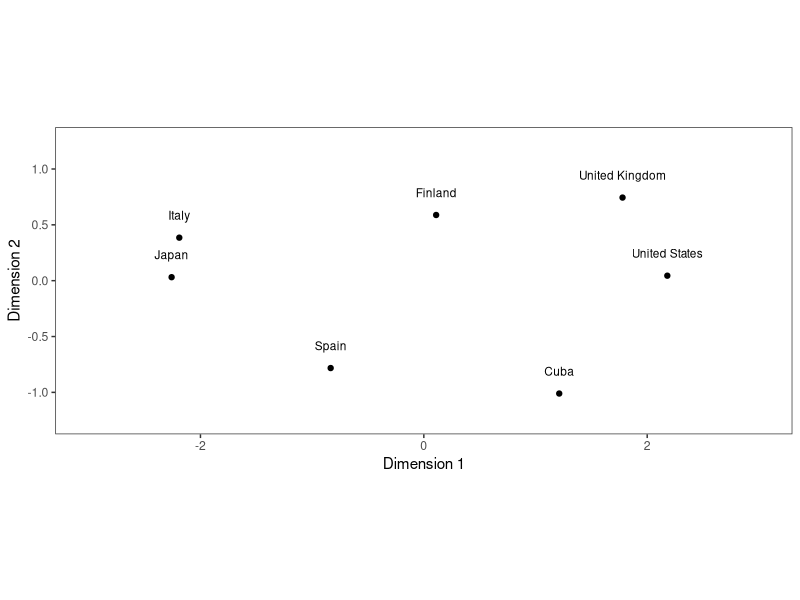

Source code (R): (Note: this script raises an error after producing the figure.)
## ---- chunk 1
knitr::opts_chunk$set(echo = TRUE)
## ---- chunk 2
country7 <- read.table("data/country7.txt", sep = '\t', header = TRUE)
country7
## ---- chunk 3
options(digits = 2)
dist7 <- dist(country7)
dist7
## ---- chunk 4
cscal7 <- cmdscale(dist7, k = 2)
cscal7
## ---- chunk 5
country7 <- cbind(country7, cscal7)
names(country7) <- c("BirthR", "DeathR", "Dim1", "Dim2")
countries <- trimws(rownames(country7))

library(ggplot2)

p1 <- ggplot(country7, aes(x = Dim1, y = Dim2))
p2 <- p1 + geom_point() + geom_text(aes(label = countries), 
                                    position = position_nudge(y = +0.20), size=3)
p3 <- p2 + scale_x_continuous(name = "Dimension 1", limits = c(-3, 3))
p4 <- p3 + scale_y_continuous(name = "Dimension 2", limits = c(-1.25, 1.25))
p5 <- p4 + theme_bw()
p6 <- p5 + theme(panel.grid.major = element_blank(), panel.grid.minor = element_blank())
p7 <- p6 + coord_fixed(ratio = 1)
p7
## ---- chunk 6
fitowns <- c("Helsinki", "Joensuu", "Jyväskylä", "Kilpisjärvi", "Kokkola", "Kotka",
             "Kuopio", "Kuusamo", "Lappeenranta", "Nuorgam", "Oulu", "Rovaniemi",
             "Tampere", "Turku", "Vaasa")
ftwns <- abbreviate(fitowns, 3, strict = TRUE)

fidist <- matrix(
  c(   0, 438, 272,1202, 491, 134, 383, 802, 223,1328, 612, 832, 174, 166, 419,
     438,   0, 245, 979, 429, 343, 136, 459, 236,1045, 393, 550, 394, 549, 494,
     272, 245,   0, 931, 241, 244, 144, 551, 219,1056, 339, 561, 151, 304, 282,
    1202, 979, 931,   0, 789,1177, 878, 620,1144, 649, 592, 428,1079,1226, 910,
     491, 429, 241, 789,   0, 488, 315, 411, 460, 916, 196, 419, 324, 436, 121,
     134, 343, 244,1177, 488,   0, 316, 735, 108,1303, 585, 806, 243, 295, 484,
     383, 136, 144, 878, 315, 316,   0, 417, 264,1006, 286, 509, 293, 448, 379,
     802, 459, 551, 620, 411, 735, 417,   0, 682, 617, 212, 191, 702, 848, 533,
     223, 236, 219,1144, 460, 108, 264, 682,   0,1271, 551, 774, 275, 364, 501,
    1328,1045,1056, 649, 916,1303,1006, 617,1271,   0, 719, 495,1207,1353,1035,
     612, 393, 339, 592, 196, 585, 286, 212, 551, 719,   0, 222, 491, 633, 318,
     832, 550, 561, 428, 419, 806, 509, 191, 774, 495, 222,   0, 712, 856, 541,
     174, 394, 151,1079, 324, 243, 293, 702, 275,1207, 491, 712,   0, 153, 244,
     166, 549, 304,1226, 436, 295, 448, 848, 364,1353, 633, 856, 153,   0, 331,
     419, 494, 282, 910, 121, 484, 379, 533, 501,1035, 318, 541, 244, 331,   0
   ), nrow = 15, ncol = 15, byrow = TRUE, 
      dimnames = list(fitowns, ftwns))

fidist
## ---- chunk 7
n <- dim(fidist)[1]

fiscal <- cmdscale(d = fidist, k = n - 1, eig = TRUE, list. = TRUE)
fiscal$eig

as.matrix(format(fiscal$eig, scientific = FALSE, justify = "right", nsmall = 0L, digits = 0))

fiscal$points[, 1:2]
## ---- chunk 8
# draft plot:

y <- fiscal$points[, 1] # exchange x and y to show the map
x <- fiscal$points[, 2] # so that Helsinki is in the South

plot(x, y, type = "n", xlab = "", ylab = "", asp = 1, axes = TRUE)
text(x, y, rownames(fiscal$points), cex = 1.0)

#install.packages("vegan") # by Jari Oksanen, Finland
library(vegan)

finland <- as.data.frame(scores(fiscal$points[, 1:2])) # adds names Dim1, Dim2

library(ggplot2)

p1 <- ggplot(finland, aes(x = Dim2, y = Dim1)) # OBS! rotation
p2 <- p1 + geom_point() + geom_text(aes(label = fitowns), 
                                    position = position_nudge(y = +40), size=4)
p3 <- p2 + scale_x_continuous(name = "Dimension 2", limits = c(-500,  +500))
p4 <- p3 + scale_y_continuous(name = "Dimension 1", limits = c(-500, +1000))
p5 <- p4 + theme_bw()
p6 <- p5 + theme(panel.grid.major = element_blank(), panel.grid.minor = element_blank())
p7 <- p6 + coord_fixed(ratio = 1)
p7
## ---- chunk 9
knitr::include_graphics('data/Lapland-Google-maps.png')
## ---- chunk 10
composers <- c("Bach", "Haydn", "Mozart", "Beethoven", "Schubert", "Brahms",
               "Sibelius", "Debussy", "Bartok", "Sostakovits")
OMD <- matrix(
c( 0,  50,  30,  20,  40,  40,  40,  50,  30,  30,
  50,   0,  10,  15,  30,  70,  90,  50,  80,  40,
  30,  10,   0,  20,  25,  40,  70,  50,  80,  50,
  20,  15,  20,   0,  10,  20,  25,  80,  60,  40,
  40,  30,  25,  10,   0,  15,  60,  50,  70,  60,
  40,  70,  40,  20,  15,   0,  20,  70,  70,  70,
  40,  90,  70,  25,  60,  20,   0,  35,  35,  20,
  50,  50,  50,  80,  50,  70,  35,   0,  15,  40,
  30,  80,  80,  60,  70,  70,  35,  15,   0,  20,
  30,  40,  50,  40,  60,  70,  20,  40,  20,   0
 ), nrow = 10, ncol = 10, byrow = TRUE, dimnames = list(composers, composers))

n <- dim(OMD)[1]
OMDS <- cmdscale(d = OMD, k = n-1, eig = TRUE, list. = TRUE)
as.matrix(format(OMDS$eig, scientific = FALSE, justify = "right", nsmall = 0L, digits = 0))
pk1 <- cumsum(abs(OMDS$eig))/sum(abs(OMDS$eig))
pk2 <- cumsum(OMDS$eig^2)/sum(OMDS$eig^2)
pk1
pk2

## ---- chunk 11
OwMDS <- wcmdscale(d = OMD, k = n-1, eig = TRUE)
plot(OwMDS, cex = 1.0)
Owcscal <- as.data.frame(scores(OwMDS$points[, 1:2]))

library(ggplot2)

p1 <- ggplot(Owcscal, aes(x = Dim1, y = Dim2))
p2 <- p1 + geom_point() + geom_text(aes(label = composers), 
                                    position = position_nudge(y = +4), size=4)
p3 <- p2 + scale_x_continuous(name = "Dimension 1", limits = c(-40, +50))
p4 <- p3 + scale_y_continuous(name = "Dimension 2", limits = c(-50, +40))
p5 <- p4 + theme_bw()
p6 <- p5 + theme(panel.grid.major = element_blank(), panel.grid.minor = element_blank())
p7 <- p6 + coord_fixed(ratio = 1)
p7
## ---- chunk 12
library(vegan)
OmonoMDS <- monoMDS(dist = OMD, y = cmdscale(OMD, 3), k = 3, 
                    model = "global", scaling = FALSE, pc = FALSE)

x <- OmonoMDS$points[, 1]
y <- OmonoMDS$points[, 2]
plot(x, y, type = "n", asp = 1, axes = TRUE)
text(x, y, composers, cex = 1.0)

Omono <- as.data.frame(scores(OmonoMDS$points[, 1:3])) # adds names MDS1,2,3

p1 <- ggplot(Omono, aes(x = MDS1, y = MDS2))
p2 <- p1 + geom_point() + geom_text(aes(label = composers), 
                                    position = position_nudge(y = +4), size=4)
p3 <- p2 + scale_x_continuous(name = "Dimension 1", limits = c(-40, +50))
p4 <- p3 + scale_y_continuous(name = "Dimension 2", limits = c(-50, +40))
p5 <- p4 + theme_bw()
p6 <- p5 + theme(panel.grid.major = element_blank(), panel.grid.minor = element_blank())
p7 <- p6 + coord_fixed(ratio = 1)
p7
## ---- chunk 13
p1 <- ggplot(Omono, aes(x = MDS1, y = MDS3))
p2 <- p1 + geom_point() + geom_text(aes(label = composers), 
                                    position = position_nudge(y = +4.1), size=4)
p3 <- p2 + scale_x_continuous(name = "Dimension 1", limits = c(-40, +50))
p4 <- p3 + scale_y_continuous(name = "Dimension 3", limits = c(-50, +40))
p5 <- p4 + theme_bw()
p6 <- p5 + theme(panel.grid.major = element_blank(), panel.grid.minor = element_blank())
p7 <- p6 + coord_fixed(ratio = 1)
p7
## ---- chunk 14
# instead of Shepard function, use stressplot from vegan package:
strpl <- stressplot(OmonoMDS, pch = 16)
plot(strpl, pch = 16, xlab = "Dissimilarity", ylab = "Distance")
lines(sort(strpl$x), sort(strpl$yf), type = "S")
## ---- chunk 15
Girls <- as.table(rbind(
          c(21, 21, 14, 13, 8),
          c(8, 9, 6, 8, 2),
          c(2, 3, 4, 10, 10)))

dimnames(Girls) <- list(relship = c("No boyfriend",
                                    "Boyfriend: No sex",
                                    "Boyfriend: Sex"),
                       agegroup = c("< 16", "16-17", "17-18", "18-19", "19-20"))
Girls

# observed and expected frequencies, chi-square test, percentages etc.

Xsq <- chisq.test(Girls)  # Prints test summary
Xsq$observed   # observed counts (same as Girls)
Xsq$expected   # expected counts under the null
Xsq

100*prop.table(Girls, margin = 1)
100*prop.table(Girls, margin = 2)
100*prop.table(Girls)

addmargins(100*prop.table(Girls, margin = 1), margin = c(1,2), FUN = list(Sum = mean, Sum = sum) )

## ---- chunk 16
#install.packages("ca")
library(ca)
caGirls <- ca(Girls)
caGirls
## ---- chunk 17
summary(caGirls)

plot(caGirls, lines=c(FALSE, TRUE), mass=c(TRUE,TRUE), xlim = c(-0.4,1))
## ---- chunk 18
jobs <- read.csv(file = "data/jobs.csv", row.names = 1)
str(jobs)
row.names(jobs) <- jobs$WORKTYPE
jobs <- jobs[, 2:23]
# for simplicity, withOUT supplementary variables:
jobs2 <- jobs[, 1:17]
head(jobs2[, c(1:3, 16:17)])
chisq.test(jobs2)
## ---- chunk 19
lebart <- ca(jobs2)
plot(lebart, xlim = c(-1.1, 1.1), ylim = c(-1.1, 0.5), mass=c(TRUE,TRUE))
